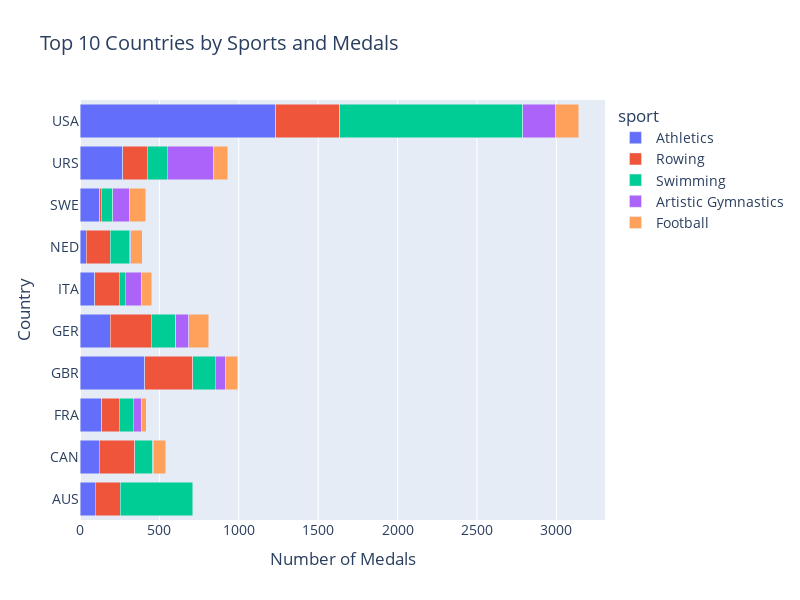

Notebook source saved alongside this figure:
### Markdown cell above
Distribution of Sport with Medals

### Code cell
top_countries = country_medal_distribution.groupby('country_noc')['Count'].sum().nlargest(10).index

top_sports = medals_only.groupby('sport')['country_noc'].count().nlargest(5).index

top_country_sport_distribution = medals_only[medals_only['sport'].isin(top_sports) & medals_only['country_noc'].isin(top_countries)]

country_sport_medal_distribution = top_country_sport_distribution.groupby(['country_noc', 'sport']).size().reset_index(name='Count')

fig = px.bar(country_sport_medal_distribution, x='Count', y='country_noc', color='sport',
             labels={'country_noc':'Country', 'Count':'Number of Medals'}, title='Top 10 Countries by Sports and Medals',
             orientation='h'
            )

fig.update_layout(barmode='stack', width=800, height=600, font=dict(size=14))
fig.show()

### Figure 1 — Plotly figure (JSON) as saved in the notebook; plotly's stock layout.template omitted (floating-point values rounded to 4 significant figures)
{"data": [{"alignmentgroup": "True", "hovertemplate": "sport=Athletics<br>Number of Medals=%{x}<br>Country=%{y}<extra></extra>", "legendgroup": "Athletics", "marker": {"color": "#636efa", "pattern": {"shape": ""}}, "name": "Athletics", "offsetgroup": "Athletics", "orientation": "h", "showlegend": true, "textposition": "auto", "x": [95, 122, 136, 408, 191, 92, 38, 124, 268, 1234], "xaxis": "x", "y": ["AUS", "CAN", "FRA", "GBR", "GER", "ITA", "NED", "SWE", "URS", "USA"], "yaxis": "y", "type": "bar"}, {"alignmentgroup": "True", "hovertemplate": "sport=Rowing<br>Number of Medals=%{x}<br>Country=%{y}<extra></extra>", "legendgroup": "Rowing", "marker": {"color": "#EF553B", "pattern": {"shape": ""}}, "name": "Rowing", "offsetgroup": "Rowing", "orientation": "h", "showlegend": true, "textposition": "auto", "x": [160, 223, 112, 302, 259, 156, 153, 10, 155, 403], "xaxis": "x", "y": ["AUS", "CAN", "FRA", "GBR", "GER", "ITA", "NED", "SWE", "URS", "USA"], "yaxis": "y", "type": "bar"}, {"alignmentgroup": "True", "hovertemplate": "sport=Swimming<br>Number of Medals=%{x}<br>Country=%{y}<extra></extra>", "legendgroup": "Swimming", "marker": {"color": "#00cc96", "pattern": {"shape": ""}}, "name": "Swimming", "offsetgroup": "Swimming", "orientation": "h", "showlegend": true, "textposition": "auto", "x": [454, 114, 86, 141, 154, 38, 118, 72, 127, 1150], "xaxis": "x", "y": ["AUS", "CAN", "FRA", "GBR", "GER", "ITA", "NED", "SWE", "URS", "USA"], "yaxis": "y", "type": "bar"}, {"alignmentgroup": "True", "hovertemplate": "sport=Artistic Gymnastics<br>Number of Medals=%{x}<br>Country=%{y}<extra></extra>", "legendgroup": "Artistic Gymnastics", "marker": {"color": "#ab63fa", "pattern": {"shape": ""}}, "name": "Artistic Gymnastics", "offsetgroup": "Artistic Gymnastics", "orientation": "h", "showlegend": true, "textposition": "auto", "x": [1, 54, 63, 80, 99, 12, 103, 288, 206], "xaxis": "x", "y": ["CAN", "FRA", "GBR", "GER", "ITA", "NED", "SWE", "URS", "USA"], "yaxis": "y", "type": "bar"}, {"alignmentgroup": "True", "hovertemplate": "sport=Football<br>Number of Medals=%{x}<br>Country=%{y}<extra></extra>", "legendgroup": "Football", "marker": {"color": "#FFA15A", "pattern": {"shape": ""}}, "name": "Football", "offsetgroup": "Football", "orientation": "h", "showlegend": true, "textposition": "auto", "x": [80, 30, 78, 126, 66, 71, 104, 93, 148], "xaxis": "x", "y": ["CAN", "FRA", "GBR", "GER", "ITA", "NED", "SWE", "URS", "USA"], "yaxis": "y", "type": "bar"}], "layout": {"xaxis": {"anchor": "y", "domain": [0.0, 1.0], "title": {"text": "Number of Medals"}}, "yaxis": {"anchor": "x", "domain": [0.0, 1.0], "title": {"text": "Country"}}, "legend": {"title": {"text": "sport"}, "tracegroupgap": 0}, "title": {"text": "Top 10 Countries by Sports and Medals"}, "barmode": "stack", "font": {"size": 14}, "width": 800, "height": 600}}
